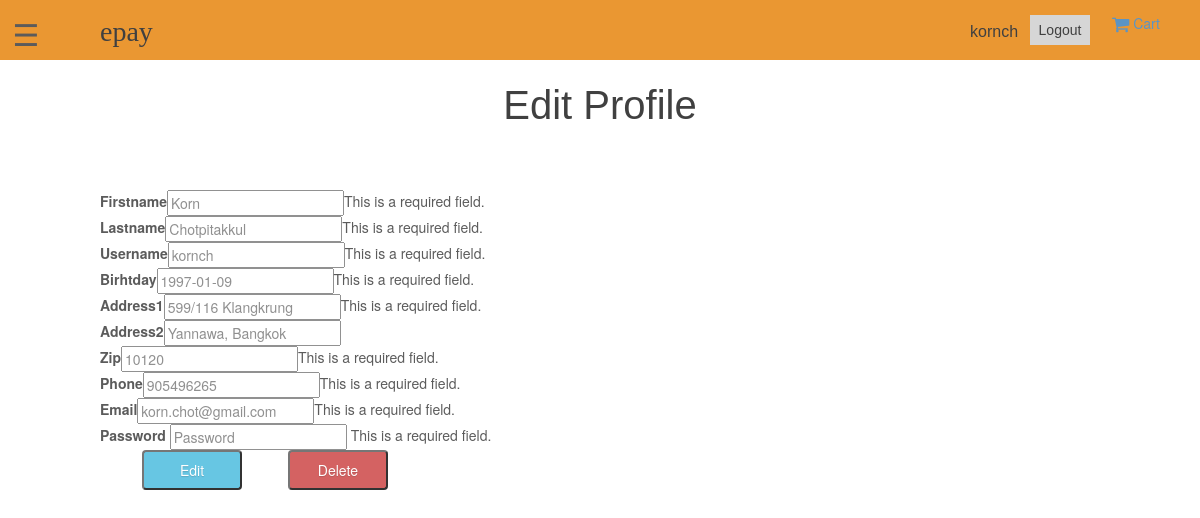
Screenshot of /editProfile.php (signed in) with the database file from the repository.
### tables this page shows
CREATE TABLE `customer` (
  `Customer_ID` int(11) NOT NULL,
  `Firstname` varchar(64) NOT NULL,
  `Lastname` varchar(64) NOT NULL,
  `Username` varchar(32) NOT NULL,
  `Gender` varchar(12) NOT NULL,
  `Birthday` date NOT NULL,
  `Address1` varchar(64) NOT NULL,
  `Address2` varchar(64) DEFAULT NULL,
  `City` varchar(32) DEFAULT NULL,
  `Zip` varchar(12) NOT NULL,
  `Phone` varchar(12) NOT NULL,
  `Email` varchar(32) NOT NULL,
  `Password` varchar(128) NOT NULL,
  `card` int(1) DEFAULT NULL
);

### editProfile.php (the view, shortened to what this page needs)
<?php
  include_once('header.php');
?>
<section class="pageContainer">
  <div class="pageWrapper">
    <h2>Edit Profile</h2>
    <?php
      include_once('includes/dbh.inc.php');
      if (isset($_SESSION['c_id'])) {
        $cid = $_SESSION['c_id'];
        $sql = "SELECT * FROM Customer WHERE Customer_ID = ?;";
        $stmt = mysqli_stmt_init($conn);
        if (!mysqli_stmt_prepare($stmt, $sql)) {
          echo "SQL statement failed";
        }
        else {
          mysqli_stmt_bind_param($stmt, "i", $cid);
          mysqli_stmt_execute($stmt);
          $result = mysqli_stmt_get_result($stmt);
          $row = mysqli_fetch_assoc($result);
          echo '<form class="pure-form pure-form-aligned" style="margin: 0 auto;padding-top:50px;" action="includes/editProfile.inc.php" method="post">
                  <fieldset>
                    <div class="pure-control-group">
                        <label for="fname">Firstname</label>';
          echo          '<input name="fname" type="text" class="pure-input-1-3" placeholder="'.$row['Firstname'].'">';
          echo          '<span class="pure-form-message-inline">This is a required field.</span>
                    </div>
                    <div class="pure-control-group">
                        <label for="lname">Lastname</label>';
          echo          '<input name="lname" type="text" class="pure-input-1-3" placeholder="'.$row['Lastname'].'">';
          echo          '<span class="pure-form-message-inline">This is a required field.</span>
                    </div>
                    <div class="pure-control-group">
                        <label for="uname">Username</label>';
          echo          '<input name="uname" type="text" class="pure-input-1-3" placeholder="'.$row['Username'].'">';
          echo          '<span class="pure-form-message-inline">This is a required field.</span>
                    </div>
                    <div class="pure-control-group">
                        <label for="date">Birhtday</label>';
          echo          '<input name="date" type="text" class="pure-input-1-3" placeholder="'.$row['Birthday'].'">';
          echo          '<span class="pure-form-message-inline">This is a required field.</span>
                    </div>
                    <div class="pure-control-group">
                        <label for="addr1">Address1</label>';
          echo          '<input name="addr1" type="text" class="pure-input-1-2" placeholder="'.$row['Address1'].'">';
          echo          '<span class="pure-form-message-inline">This is a required field.</span>
                    </div>
                    <div class="pure-control-group">
                        <label for="addr2">Address2</label>';
          echo          '<input name="addr2" type="text" class="pure-input-1-2" placeholder="'.$row['Address2'].'">';
          echo      '</div>
                    <div class="pure-control-group">
                        <label for="zip">Zip</label>';
          echo          '<input name="zip" type="number" class="pure-input-1-3" placeholder="'.$row['Zip'].'">';
          echo          '<span class="pure-form-message-inline">This is a required field.</span>
                    </div>
                    <div class="pure-control-group">
                        <label for="phone">Phone</label>';
          echo          '<input name="phone" type="number" class="pure-input-1-3" placeholder="'.$row['Phone'].'">';
          echo          '<span class="pure-form-message-inline">This is a required field.</span>
                    </div>
                    <div class="pure-control-group">
                        <label for="email">Email</label>';
          echo          '<input name="email" type="text"class="pure-input-1-3"  placeholder="'.$row['Email'].'">';
          echo          '<span class="pure-form-message-inline">This is a required field.</span>
                    </div>
                    <div class="pure-control-group">
                        <label for="passwd">Password</label>
                        <input name="passwd" type="password" class="pure-input-1-3" placeholder="Password">
                        <span class="pure-form-message-inline">This is a required field.</span>
                    </div>
                    <div class="pure-controls">
                      <button type="submit" name="submitChangeCus" class="button-edit pure-button">Edit</button>
                      <button type="submit" name="submitDeleteCus" class="button-delete pure-button">Delete</button>
                    </div>
                  </fieldset>
                </form>';
        }
      }
      else {
        echo "string";
      }
    ?>
  </div>
</section>
<?php
  include_once('footer.php');
?>

### style.css (style rules this page uses)
html, body, div, span, object, iframe, h1, h2, h3, h4, h5, h6, p, blockquote, pre, abbr, address, cite, code, del, dfn, em, img, ins, kbd, q, samp, small, strong, sub, sup, var, b, i, dl, dt, dd, ol, ul, li, fieldset, form, label, legend, table, caption, tbody, tfoot, thead, tr, th, td, article, aside, canvas, details, figcaption, figure, footer, header, hgroup, menu, nav, section, summary, time, mark, audio, video { margin:0; padding:0; border:0; outline:0; font-size:100%; vertical-align:baseline; background:transparent; }
body { line-height:1; }
article,aside,details,figcaption,figure, footer,header,hgroup,menu,nav,section { display:block; }
input, select { vertical-align:middle; }
.pageWrapper { margin: 0 auto; width: 1000px; }
body { background-color: #fff; opacity: 0.8; font-family: "Lato", sans-serif; }
.pageContainer { padding-top: 0px; }
.pageContainer h2 { font-family: arial; font-size: 40px; color: #111; line-height: 50px; text-align: center; }

### editProfile.php (style rules this page uses)
.button-success, .button-delete, .button-warning, .button-edit { color: white; border-radius: 4px; text-shadow: 0 1px 1px rgba(0, 0, 0, 0.2); width: 100px; height: 40px; margin-left: 42px; }
.button-delete { background: rgb(202, 60, 60); }
.button-edit { background: rgb(66, 184, 221); }

### rows the page displays
customer: fname "Korn", lname "Chotpitakkul", uname "kornch", date "1997-01-09", addr1 "599/116 Klangkrung", addr2 "Yannawa, Bangkok", zip "10120", phone "905496265", email "korn.chot@gmail.com"

### other values shown
$_SESSION['c_uid'] "kornch"
